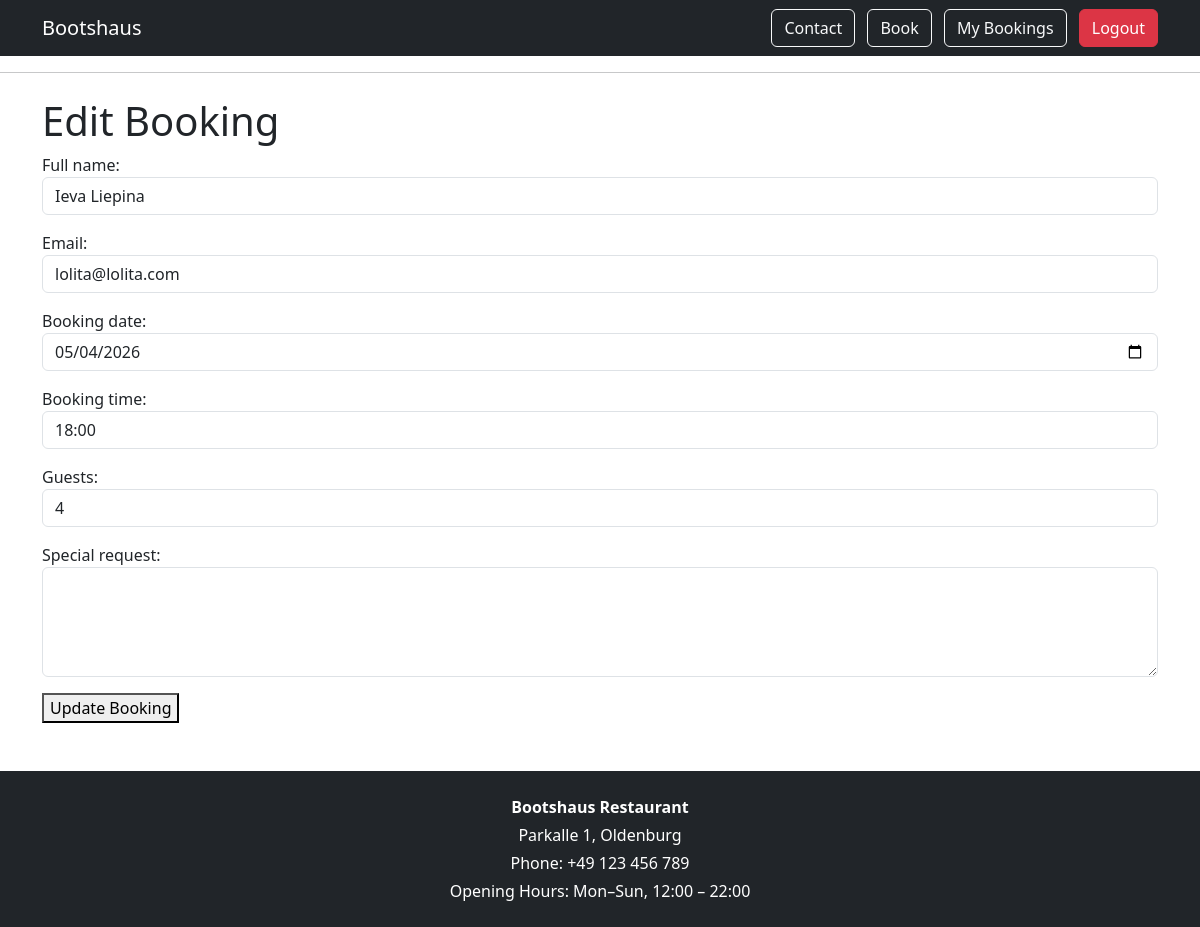
Screenshot of /edit-booking/9/ (signed in) with the database file from the repository.
### bookings/models.py (models this page shows, shortened)
class Booking(models.Model):
    STATUS_CHOICES = [
        ('pending', 'Pending'),
        ('confirmed', 'Confirmed'),
        ('cancelled', 'Cancelled'),
    ]
    user = models.ForeignKey(
        User,
        on_delete=models.CASCADE,
        related_name='bookings'
    )
    full_name = models.CharField(max_length=100)
    email = models.EmailField()
    booking_date = models.DateField()
    booking_time = models.TimeField()
    guests = models.PositiveIntegerField()
    special_request = models.TextField(blank=True)
    status = models.CharField(
        max_length=20,
        choices=STATUS_CHOICES,
        default='pending'
    )
    created_on = models.DateTimeField(auto_now_add=True)

### bookings/views.py (the view)
# urls.py: path('edit-booking/<int:booking_id>/', edit_booking, name='edit_booking'),
@login_required
def edit_booking(request, booking_id):
    booking = get_object_or_404(Booking, id=booking_id, user=request.user)
    if request.method == 'POST':
        form = BookingForm(request.POST, instance=booking)
        if form.is_valid():
            form.save()
            messages.success(request, "Your booking has been updated.")
            return redirect('my_bookings')
    else:
        form = BookingForm(instance=booking)
    return render(request, 'bookings/edit_booking.html', {'form': form})

### bookings/forms.py (shortened to what this page needs)
class BookingForm(forms.ModelForm):
    booking_time = forms.TypedChoiceField(
        choices=TIME_SLOT_CHOICES,
        coerce=lambda x: time.fromisoformat(x) if isinstance(x, str) else x,
        widget=forms.Select(attrs={'class': 'form-control'})
    )
    class Meta:
        model = Booking
        fields = [
            'full_name',
            'email',
            'booking_date',
            'booking_time',
            'guests',
            'special_request',
        ]
        widgets = {
            'full_name': forms.TextInput(
                attrs={'class': 'form-control',
                       'placeholder': 'John Smith'}
            ),
            'email': forms.EmailInput(
                attrs={'class': 'form-control',
                       'placeholder': 'john@example.com'}
            ),
            'booking_date': forms.DateInput(
                attrs={'class': 'form-control', 'type': 'date'}
            ),
            'guests': forms.NumberInput(
                attrs={'class': 'form-control', 'min': 1, 'max': 10}
            ),
            'special_request': forms.Textarea(
                attrs={'class': 'form-control', 'rows': 4}
            ),
        }

### bookings/templates/bookings/edit_booking.html (shortened to what this page needs)
{% extends 'bookings/base.html' %}
{% block content %}
    <h1>Edit Booking</h1>
    <form method="POST">
        {{ form.as_p }}
        <button type="submit">Update Booking</button>
    </form>
{% endblock %}

### rows the page displays
Booking: full_name "Ieva Liepina", email "lolita@lolita.com", booking_date "05/04/2026", booking_time "18:00", guests "4"
